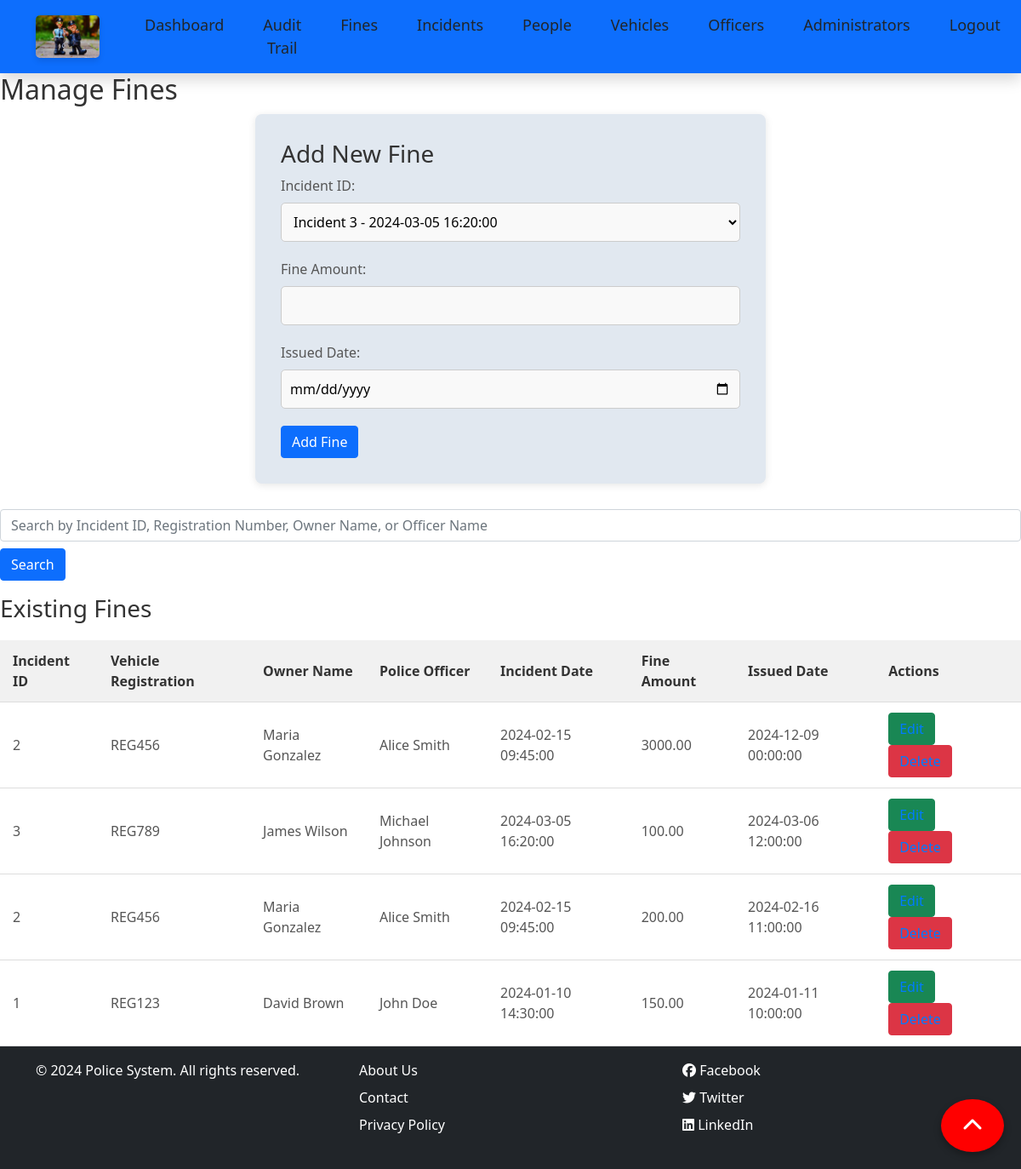
/cw2/fines.php (signed in), run on the app's committed database.
### tables this page shows
CREATE TABLE `fines` (
  `fine_id` int(11) NOT NULL,
  `incident_id` int(11) DEFAULT NULL,
  `fine_amount` decimal(10,2) NOT NULL,
  `issued_date` datetime NOT NULL
);

CREATE TABLE `incidents` (
  `incident_id` int(11) NOT NULL,
  `incident_date` datetime NOT NULL,
  `description` text DEFAULT NULL,
  `officer_id` int(11) DEFAULT NULL,
  `vehicle_id` int(11) DEFAULT NULL,
  `person_id` int(11) DEFAULT NULL
);

CREATE TABLE `vehicles` (
  `vehicle_id` int(11) NOT NULL,
  `registration_number` varchar(20) NOT NULL,
  `make` varchar(50) DEFAULT NULL,
  `model` varchar(50) DEFAULT NULL,
  `color` varchar(30) DEFAULT NULL,
  `owner_id` int(11) DEFAULT NULL
);

CREATE TABLE `people` (
  `person_id` int(11) NOT NULL,
  `name` varchar(100) NOT NULL,
  `license_number` varchar(50) DEFAULT NULL,
  `address` varchar(255) DEFAULT NULL,
  `phone` varchar(20) DEFAULT NULL
);

CREATE TABLE `police_officers` (
  `officer_id` int(11) NOT NULL,
  `username` varchar(50) NOT NULL,
  `password` varchar(255) NOT NULL,
  `name` varchar(100) NOT NULL
);

### cw2/fines.php (the view, shortened to what this page needs)
<?php
include('db.inc.php');
$search = isset($_GET['search']) ? $_GET['search'] : '';
$sql = "
    SELECT
        f.fine_id,
        f.fine_amount,
        f.issued_date,
        i.incident_id,
        i.incident_date,
        v.registration_number,
        p.name AS owner_name,
        po.name AS officer_name
    FROM fines f
    JOIN incidents i ON f.incident_id = i.incident_id
    JOIN vehicles v ON i.vehicle_id = v.vehicle_id
    JOIN people p ON v.owner_id = p.person_id
    JOIN police_officers po ON i.officer_id = po.officer_id
    WHERE i.incident_id LIKE ? OR v.registration_number LIKE ? OR p.name LIKE ? OR po.name LIKE ?
    ORDER BY f.issued_date DESC
";
$stmt = $conn->prepare($sql);
$search_term = "%$search%";
$stmt->bind_param("ssss", $search_term, $search_term, $search_term, $search_term);
$stmt->execute();
$result = $stmt->get_result();
?>
<!DOCTYPE html>
<html lang="en">
<head>
    <link rel="stylesheet" href="../assets/css/style.css">
    <link rel="stylesheet" href="https://cdn.jsdelivr.net/npm/bootstrap@4.3.1/dist/css/bootstrap.min.css">
</head>
<body>
    <?php include('navbar.php'); ?>
    <div class="content-container">
        <h2>Manage Fines</h2>
        <div class="form-container">
            <h3><?php echo isset($edit_fine) ? 'Edit Fine' : 'Add New Fine'; ?></h3>
            <form method="POST">
                <label for="incident_id">Incident ID:</label>
                <select name="incident_id" id="incident_id" required>
                    <?php
                    $incidents = $conn->query("SELECT incident_id, incident_date FROM incidents ORDER BY incident_date DESC");
                    while ($row = $incidents->fetch_assoc()) {
                        $selected = (isset($edit_fine) && $edit_fine['incident_id'] == $row['incident_id']) ? 'selected' : '';
                        echo "<option value='" . $row['incident_id'] . "' $selected>Incident " . $row['incident_id'] . " - " . $row['incident_date'] . "</option>";
                    }
                    ?>
                </select>
                <label for="fine_amount">Fine Amount:</label>
                <input type="number" name="fine_amount" id="fine_amount" value="<?php echo isset($edit_fine) ? $edit_fine['fine_amount'] : ''; ?>" required>
                <label for="issued_date">Issued Date:</label>
                <input type="date" name="issued_date" id="issued_date" value="<?php echo isset($edit_fine) ? $edit_fine['issued_date'] : ''; ?>" required>
                <?php if (isset($edit_fine)): ?>
                    <input type="hidden" name="fine_id" value="<?php echo $edit_fine['fine_id']; ?>">
                    <button type="submit" name="update" class="btn btn-primary">Update Fine</button>
                <?php else: ?>
                    <button type="submit" name="add" class="btn btn-primary">Add Fine</button>
                <?php endif; ?>
            </form>
        </div>
        <form method="GET" class="mb-3">
            <input type="text" name="search" value="<?php echo htmlspecialchars($search); ?>" class="form-control" placeholder="Search by Incident ID, Registration Number, Owner Name, or Officer Name">
            <button type="submit" class="btn btn-primary mt-2">Search</button>
        </form>
        <h3>Existing Fines</h3>
        <table class="data-table">
            <thead>
                <tr>
                    <th>Incident ID</th>
                    <th>Vehicle Registration</th>
                    <th>Owner Name</th>
                    <th>Police Officer</th>
                    <th>Incident Date</th>
                    <th>Fine Amount</th>
                    <th>Issued Date</th>
                    <th>Actions</th>
                </tr>
            </thead>
            <tbody>
                <?php while ($row = $result->fetch_assoc()): ?>
                    <tr>
                        <td><?php echo $row['incident_id']; ?></td>
                        <td><?php echo $row['registration_number']; ?></td>
                        <td><?php echo $row['owner_name']; ?></td>
                        <td><?php echo $row['officer_name']; ?></td>
                        <td><?php echo $row['incident_date']; ?></td>
                        <td><?php echo $row['fine_amount']; ?></td>
                        <td><?php echo $row['issued_date']; ?></td>
                        <td>
                            <a href="fines.php?id=<?php echo $row['fine_id']; ?>" class="btn btn-success">Edit</a>
                            <a href="?delete=<?php echo $row['fine_id']; ?>" onclick="return confirm('Are you sure you want to delete this fine?');" class="btn btn-danger">Delete</a>
                        </td>
                    </tr>
                <?php endwhile; ?>
            </tbody>
        </table>
    </div>
    <?php include('footer.php'); ?>
</body>
</html>

### cw2/navbar.php (shortened to what this page needs)
<!DOCTYPE html>
<html lang="en">
<head>
    <link rel="stylesheet" href="../assets/css/style.css">
    <link href="https://cdn.jsdelivr.net/npm/bootstrap@5.1.3/dist/css/bootstrap.min.css" rel="stylesheet">
</head>
<body>
<nav class="navbar navbar-expand-lg navbar-dark bg-primary position-sticky top-0 shadow">
  <div class="container-fluid">
    <a class="navbar-brand text-light" href="index.php">
      <img src="../assets/img/logo.jpg" alt="" class="navbar-logo">
    </a>
    <div class="collapse navbar-collapse" id="navbarNav">
      <ul class="navbar-nav ms-auto">
        <?php if (!isset($_SESSION['user_id'])): ?>
          <li class="nav-item">
            <a class="nav-link text-dark" href="login.php">Login</a>
          </li>
        <?php else: ?>
          <li class="nav-item">
            <a class="nav-link text-dark" href="dashboard.php">Dashboard</a>
          </li>
          <li class="nav-item">
            <a class="nav-link text-dark" href="audit_trail.php">Audit Trail</a>
          </li>
          <li class="nav-item">
            <a class="nav-link text-dark" href="fines.php">Fines</a>
          </li>
          <li class="nav-item">
            <a class="nav-link text-dark" href="incidents.php">Incidents</a>
          </li>
          <li class="nav-item">
            <a class="nav-link text-dark" href="people.php">People</a>
          </li>
          <li class="nav-item">
            <a class="nav-link text-dark" href="vehicles.php">Vehicles</a>
          </li>
          <li class="nav-item">
            <a class="nav-link text-dark" href="police_officers.php">Officers</a>
          </li>
          <li class="nav-item">
            <a class="nav-link text-dark" href="administrators.php">Administrators</a>
          </li>
          <li class="nav-item">
            <a class="nav-link text-dark" href="logout.php">Logout</a>
          </li>
        <?php endif; ?>
      </ul>
    </div>
  </div>
</nav>
</body>
</html>

### cw2/footer.php (shortened to what this page needs)
<footer class="bg-dark text-white text-center text-lg-start py-3 mt-auto">
    <div class="container">
        <div class="row">
            <div class="col-lg-4 col-md-12 mb-3 mb-lg-0">
                <p>&copy; 2024 Police System. All rights reserved.</p>
            </div>
            <div class="col-lg-4 col-md-12 mb-3 mb-lg-0">
                <p class="d-flex flex-column">
                    <a href="#" class="text-white text-decoration-none mb-2">About Us</a>
                    <a href="#" class="text-white text-decoration-none mb-2">Contact</a>
                    <a href="#" class="text-white text-decoration-none mb-2">Privacy Policy</a>
                </p>
            </div>
            <div class="col-lg-4 col-md-12 mb-3 mb-lg-0">
              <p class="d-flex flex-column">
                <a href="https://www.facebook.com" target="_blank" class="text-white text-decoration-none mb-2"><i class="fab fa-facebook"></i> Facebook</a>
                <a href="https://twitter.com" target="_blank" class="text-white text-decoration-none mb-2"><i class="fab fa-twitter"></i> Twitter</a>
                <a href="https://www.linkedin.com" target="_blank" class="text-white text-decoration-none mb-2"><i class="fab fa-linkedin"></i> LinkedIn</a>
              </p>
            </div>
        </div>
    </div>
</footer>
<button id="backToTop" class="btn" title="Back to Top">
    <i class="fas fa-chevron-up"></i>
</button>

### assets/css/style.css (style rules this page uses)
* { margin: 0; padding: 0; box-sizing: border-box; }
body { font-family: Arial, sans-serif; background-color: #f4f7f6; color: #333; min-height: 100vh; display: flex; flex-direction: column; justify-content: flex-start; }
.navbar { background-color: #2C3E50; padding: 15px; color: #fff; position: fixed; top: 0; width: 100%; z-index: 1000; display: flex; justify-content: center; align-items: center; }
.navbar a { color: #fff; text-decoration: none; margin: 0 15px; font-size: 18px; display: inline-block; }
h2, h3 { color: #333; margin-bottom: 20px; }
a { text-decoration: none; color: #007bff; }
.form-container { background-color: #e1e8f0; padding: 30px; border-radius: 8px; box-shadow: 0 2px 10px rgba(0, 0, 0, 0.1); margin-bottom: 30px; max-width: 600px; margin-left: auto; margin-right: auto; margin-top: 10px; }
.form-container label { display: block; margin-bottom: 8px; color: #555; }
.form-container input, .form-container select { width: 100%; padding: 10px; margin-bottom: 20px; border: 1px solid #ccc; border-radius: 5px; font-size: 16px; background-color: #f9f9f9; }
.data-table { width: 100%; border-collapse: collapse; margin-top: 20px; }
.data-table th, .data-table td { padding: 12px 15px; text-align: left; border-bottom: 1px solid #ddd; }
.data-table th { background-color: #f1f1f1; color: #333; font-weight: bold; }
.data-table td { background-color: white; color: #555; }
.data-table a { color: #007bff; margin-right: 10px; }
.navbar { background-color: #2C3E50; padding: 15px; text-align: center; color: #fff; position: fixed; top: 0; width: 100%; z-index: 1000; }
.navbar a { color: #fff; text-decoration: none; margin: 0 15px; font-size: 18px; }
button { all: unset; cursor: pointer; }
.navbar-logo { height: 50px; margin-right: 15px; vertical-align: middle; transition: transform 0.3s ease-in-out; }
.navbar-logo { box-shadow: 0 4px 6px rgba(0, 0, 0, 0.1); border-radius: 5px; }
input { margin: 10px; }

### cw2/footer.php (style rules this page uses)
#backToTop { position: fixed; bottom: 20px; right: 20px; display: none; background-color: red; color: white; border: none; border-radius: 50%; width: 50px; height: 50px; font-size: 24px; display: flex; align-items: center; justify-content: center; box-shadow: 0 4px 8px rgba(0, 0, 0, 0.3); cursor: pointer; transition: background-color 0.3s ease; }
#backToTop i { margin: 0; }

### data on the page
fines: incident.incident_id "2", vehicles.registration_number "REG456", people.name "Maria Gonzalez", police_officers.name "Alice Smith", incident.incident_date "2024-02-15 09:45:00", fine_amount "3000.00", issued_date "2024-12-09 00:00:00"
fines: incident.incident_id "3", vehicles.registration_number "REG789", people.name "James Wilson", police_officers.name "Michael Johnson", incident.incident_date "2024-03-05 16:20:00", fine_amount "100.00", issued_date "2024-03-06 12:00:00"
fines: incident.incident_id "2", vehicles.registration_number "REG456", people.name "Maria Gonzalez", police_officers.name "Alice Smith", incident.incident_date "2024-02-15 09:45:00", fine_amount "200.00", issued_date "2024-02-16 11:00:00"
fines: incident.incident_id "1", vehicles.registration_number "REG123", people.name "David Brown", police_officers.name "John Doe", incident.incident_date "2024-01-10 14:30:00", fine_amount "150.00", issued_date "2024-01-11 10:00:00"
